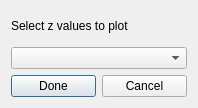
<?xml version="1.0" encoding="UTF-8"?>
<ui version="4.0">
 <class>Dialog</class>
 <widget class="QDialog" name="Dialog">
  <property name="geometry">
   <rect>
    <x>0</x>
    <y>0</y>
    <width>198</width>
    <height>108</height>
   </rect>
  </property>
  <property name="windowTitle">
   <string>Z value selection</string>
  </property>
  <layout class="QGridLayout" name="gridLayout">
   <item row="0" column="0">
    <layout class="QVBoxLayout" name="verticalLayout">
     <item>
      <widget class="QLabel" name="label">
       <property name="text">
        <string>Select z values to plot</string>
       </property>
      </widget>
     </item>
     <item>
      <widget class="QComboBox" name="columnNamesCB"/>
     </item>
     <item>
      <layout class="QHBoxLayout" name="horizontalLayout">
       <item>
        <widget class="QPushButton" name="okButton">
         <property name="text">
          <string>Done</string>
         </property>
         <property name="default">
          <bool>true</bool>
         </property>
        </widget>
       </item>
       <item>
        <widget class="QPushButton" name="cancelButton">
         <property name="text">
          <string>Cancel</string>
         </property>
        </widget>
       </item>
      </layout>
     </item>
    </layout>
   </item>
  </layout>
 </widget>
 <resources/>
 <connections/>
</ui>
